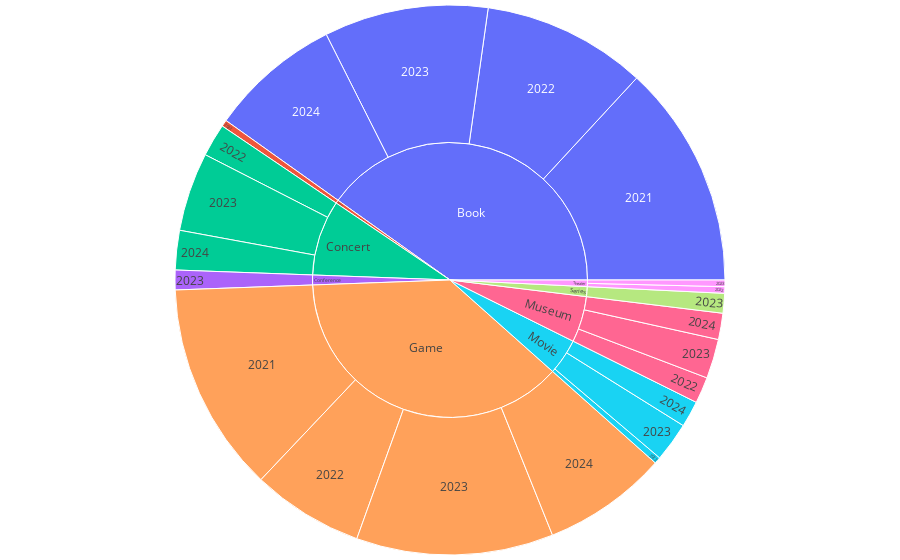

The code cell stored with this chart in its notebook:
### Markdown cell above
## What?

### Code cell
import plotly.express as px
def rounder(score):
    score = float(round(score*2))/2
    #if score == 10:
    #    return "score≈" + str(9.9)
    #return "score≈" + str(score)
    return score

def counter(type, score):
    return len(df4[(df4['type'] == type) & (df4['score'] == score)])

df4 = df.copy()
df4[['year','month']] = df4['date'].str.split('-',expand=True)
#df4 = df4.groupby(['type', 'score']).size().rename_axis(['type', 'score']).reset_index(name='counts')
df4['counts'] = df4.apply(lambda x: counter(x.type, x.score), axis=1)
df4['scoreactual'] = df4['score'].apply(lambda x: rounder(x))
df4 = df4.sort_values(by=['type', 'score'])
fig = px.sunburst(df4, path=['type', 'year', 'scoreactual', 'name'], 
                  labels=[''], maxdepth=2,
                    hover_data={
                    })
fig.update_layout(margin={'t':5,'l':5,'b':5,'r':5}, showlegend=False)
fig.update_traces(sort=False, hovertemplate='<b>Amount: %{value} </b><br>%{label}')
fig.show()

### Figure 1 — Plotly figure (JSON) as saved in the notebook; plotly's stock layout.template omitted (floating-point values rounded to 4 significant figures; data arrays with more than 128 entries replaced by an {"elided": "..."} marker saying what was removed)
{"data": [{"branchvalues": "total", "domain": {"x": [0, 1], "y": [0, 1]}, "hovertemplate": "<b>Amount: %{value} </b><br>%{label}", "ids": {"elided": "385 str values"}, "labels": {"elided": "385 str values"}, "maxdepth": 2, "name": "", "parents": {"elided": "385 str values"}, "sort": false, "type": "sunburst", "values": {"elided": "385 int values"}}], "layout": {"legend": {"tracegroupgap": 0}, "margin": {"b": 5, "l": 5, "r": 5, "t": 5}, "showlegend": false}}
